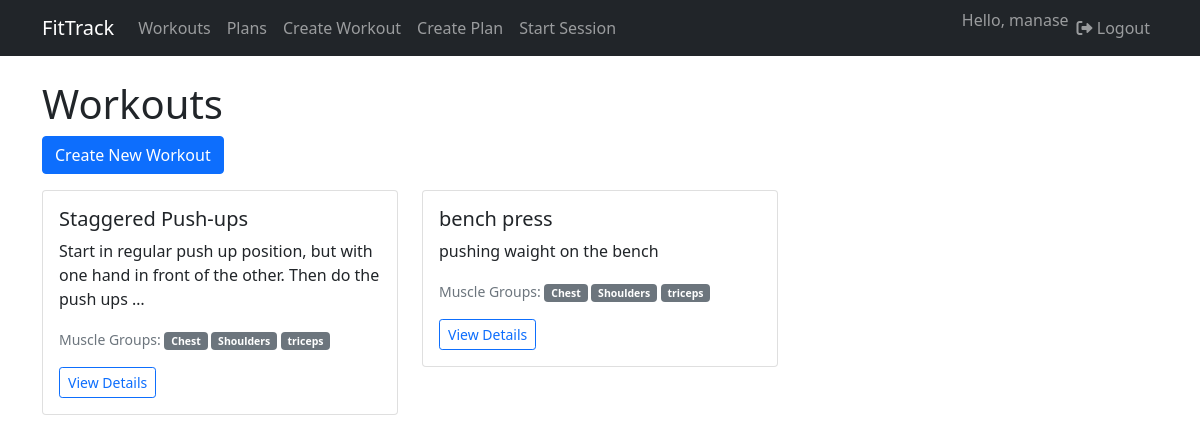
/workouts/ (signed in), run on the app's committed database.
### workouts/models.py (models this page shows, shortened)
class Workout(models.Model):
    name = models.CharField(max_length=200)
    description = models.TextField()
    muscle_groups = models.ManyToManyField(MuscleGroup)
    demonstration_video_url = models.URLField(blank=True, null=True)
    created_by = models.ForeignKey(User, on_delete=models.SET_NULL, null=True)
    created_at = models.DateTimeField(auto_now_add=True)
    class Meta:
        ordering = ['name']

class MuscleGroup(models.Model):
    name = models.CharField(max_length=100)
    description = models.TextField(blank=True)
    class Meta:
        ordering = ['name']

### workouts/views.py (the view)
# urls.py: path('workouts/', views.workout_list, name='workout_list'),
def workout_list(request):
    workouts = Workout.objects.all()
    return render(request, 'workouts/workout_list.html', {'workouts': workouts})

### workouts/templates/workouts/workout_list.html
{% extends 'workouts/base.html' %}
{% block content %}
<h1>Workouts</h1>
{% if user.is_authenticated %}
<a href="{% url 'workouts:create_workout' %}" class="btn btn-primary mb-3">Create New Workout</a>
{% endif %}
<div class="row">
    {% for workout in workouts %}
    <div class="col-md-4 mb-4">
        <div class="card">
            <div class="card-body">
                <h5 class="card-title">{{ workout.name }}</h5>
                <p class="card-text">{{ workout.description|truncatewords:20 }}</p>
                <p class="card-text">
                    <small class="text-muted">
                        Muscle Groups:
                        {% for mg in workout.muscle_groups.all %}
                        <span class="badge bg-secondary">{{ mg.name }}</span>
                        {% endfor %}
                    </small>
                </p>
                <a href="{% url 'workouts:workout_detail' workout.pk %}" class="btn btn-sm btn-outline-primary">View Details</a>
            </div>
        </div>
    </div>
    {% empty %}
    <div class="col-12">
        <p>No workouts available.</p>
    </div>
    {% endfor %}
</div>
{% endblock %}

### workouts/templates/workouts/base.html (shortened to what this page needs)
<!DOCTYPE html>
<html lang="en">
<head>
    <link rel="stylesheet" href="https://cdnjs.cloudflare.com/ajax/libs/font-awesome/6.0.0/css/all.min.css">
    <link href="https://cdn.jsdelivr.net/npm/bootstrap@5.1.3/dist/css/bootstrap.min.css" rel="stylesheet">
</head>
<body>
    <nav class="navbar navbar-expand-lg navbar-dark bg-dark">
        <div class="container">
            <a class="navbar-brand" href="{% url 'workouts:index' %}">FitTrack</a>
            <div class="collapse navbar-collapse" id="navbarNav">
                <ul class="navbar-nav me-auto">
                    <li class="nav-item">
                        <a class="nav-link" href="{% url 'workouts:workout_list' %}">Workouts</a>
                    </li>
                    <li class="nav-item">
                        <a class="nav-link" href="{% url 'workouts:workoutplan_list' %}">Plans</a>
                    </li>
                    {% if user.is_authenticated %}
                    <li class="nav-item">
                        <a class="nav-link" href="{% url 'workouts:create_workout' %}">Create Workout</a>
                    </li>
                    <li class="nav-item">
                        <a class="nav-link" href="{% url 'workouts:create_workoutplan' %}">Create Plan</a>
                    </li>
                    <li class="nav-item">
                        <a class="nav-link" href="{% url 'workouts:start_session' %}">Start Session</a>
                    </li>
                    {% endif %}
                </ul>
                <ul class="navbar-nav">
                    {% if user.is_authenticated %}
                    <li class="nav-item">
                        <span class="navbar-text">Hello, {{ user.username }}</span>
                    </li>
                    <li class="nav-item">
                        <form method="post" action="{% url 'logout' %}" class="d-inline">
                            <button type="submit" class="btn btn-link nav-link" style="border: none; background: none; color: rgba(255,255,255,.55);">
                                <i class="fas fa-sign-out-alt"></i> Logout
                            </button>
                        </form>
                    </li>
                    {% endif %}
                </ul>
            </div>
        </div>
    </nav>
    <div class="container mt-4">
        {% block content %}
        {% endblock %}
    </div>
</body>
</html>

### data on the page
Workout: name "Staggered Push-ups", description "Start in regular push up position, but with one hand in front of the other. Then do the push ups …"
MuscleGroup: name "Chest"
MuscleGroup: name "Shoulders"
MuscleGroup: name "triceps"
Workout: name "bench press", description "pushing waight on the bench"

### other printed values
{{ user.username }} "manase"
